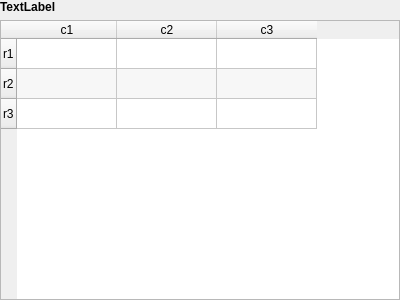
<?xml version="1.0" encoding="UTF-8"?>
<ui version="4.0">
 <class>EmojiCategory</class>
 <widget class="QWidget" name="EmojiCategory">
  <property name="geometry">
   <rect>
    <x>0</x>
    <y>0</y>
    <width>400</width>
    <height>300</height>
   </rect>
  </property>
  <property name="sizePolicy">
   <sizepolicy hsizetype="Preferred" vsizetype="Expanding">
    <horstretch>0</horstretch>
    <verstretch>0</verstretch>
   </sizepolicy>
  </property>
  <property name="windowTitle">
   <string>EmojiCategory</string>
  </property>
  <layout class="QVBoxLayout" name="verticalLayout">
   <property name="spacing">
    <number>6</number>
   </property>
   <property name="leftMargin">
    <number>0</number>
   </property>
   <property name="topMargin">
    <number>0</number>
   </property>
   <property name="rightMargin">
    <number>0</number>
   </property>
   <property name="bottomMargin">
    <number>0</number>
   </property>
   <item>
    <widget class="QLabel" name="label">
     <property name="font">
      <font>
       <weight>75</weight>
       <bold>true</bold>
      </font>
     </property>
     <property name="text">
      <string>TextLabel</string>
     </property>
     <property name="textInteractionFlags">
      <set>Qt::TextBrowserInteraction</set>
     </property>
    </widget>
   </item>
   <item>
    <widget class="QTableWidget" name="tableWidget">
     <property name="verticalScrollBarPolicy">
      <enum>Qt::ScrollBarAlwaysOff</enum>
     </property>
     <property name="horizontalScrollBarPolicy">
      <enum>Qt::ScrollBarAlwaysOff</enum>
     </property>
     <property name="editTriggers">
      <set>QAbstractItemView::NoEditTriggers</set>
     </property>
     <property name="showDropIndicator" stdset="0">
      <bool>false</bool>
     </property>
     <property name="dragDropOverwriteMode">
      <bool>false</bool>
     </property>
     <property name="alternatingRowColors">
      <bool>true</bool>
     </property>
     <property name="selectionMode">
      <enum>QAbstractItemView::NoSelection</enum>
     </property>
     <row>
      <property name="text">
       <string>r1</string>
      </property>
     </row>
     <row>
      <property name="text">
       <string>r2</string>
      </property>
     </row>
     <row>
      <property name="text">
       <string>r3</string>
      </property>
     </row>
     <column>
      <property name="text">
       <string>c1</string>
      </property>
     </column>
     <column>
      <property name="text">
       <string>c2</string>
      </property>
     </column>
     <column>
      <property name="text">
       <string>c3</string>
      </property>
     </column>
    </widget>
   </item>
  </layout>
 </widget>
 <resources/>
 <connections/>
</ui>
